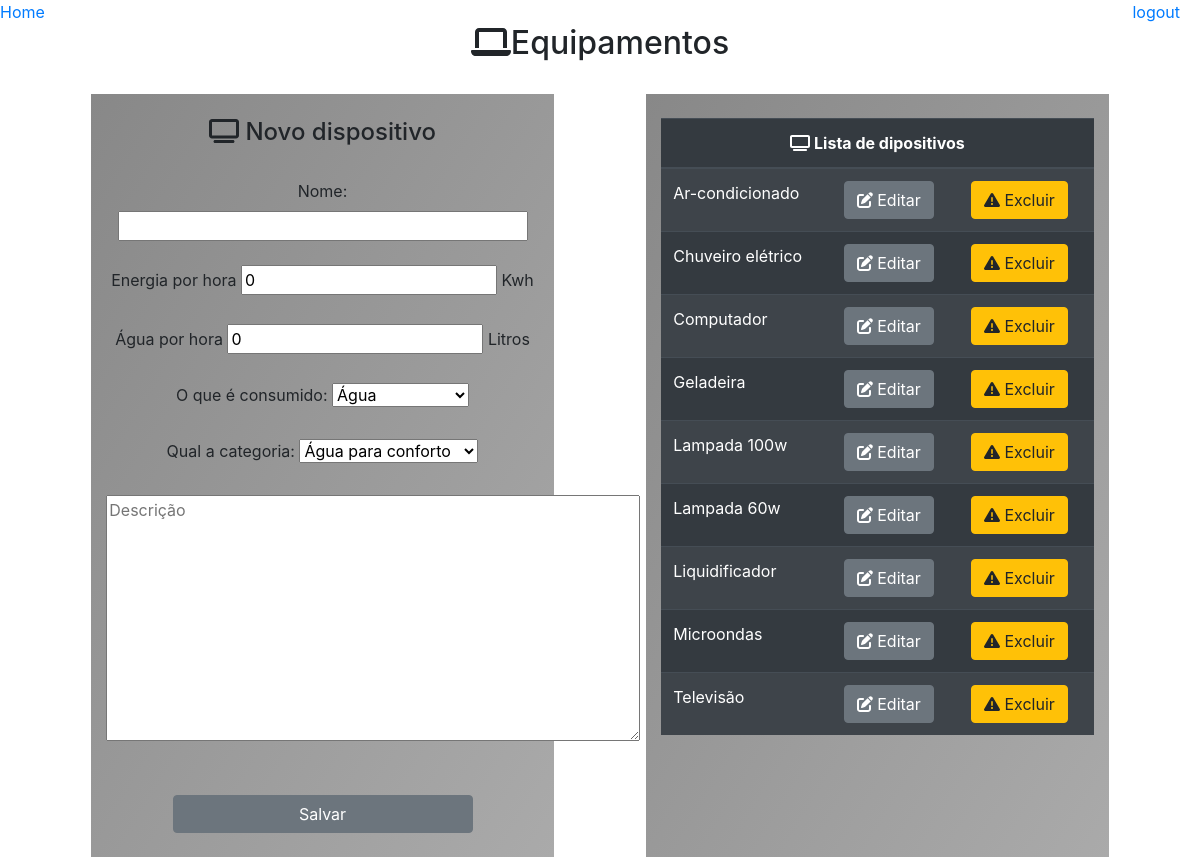
Page /equipamentos/ on the earlier database version.
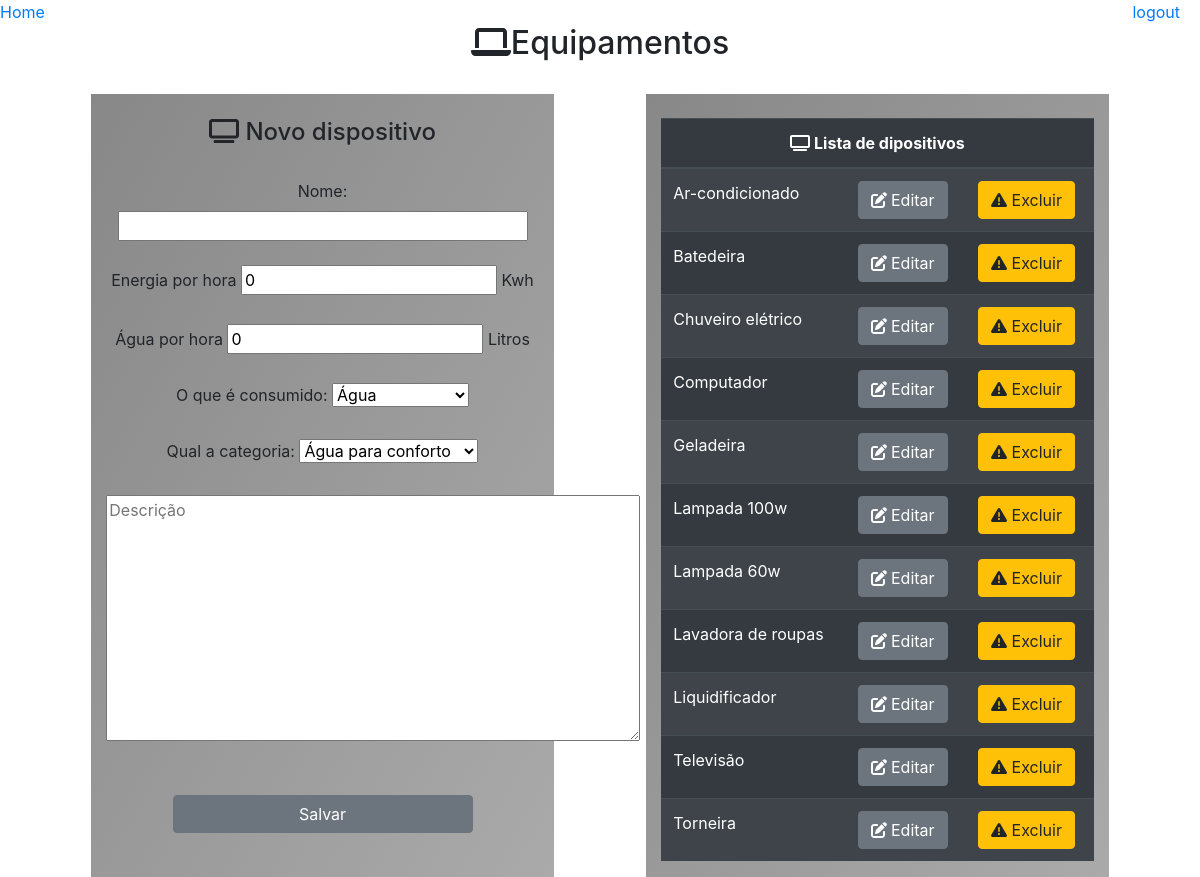
Same page on the later database version.
### core/models.py (models this page shows)
class Equipamento(models.Model):
    tipo_consumo = models.ForeignKey(TipoConsumo,on_delete=models.CASCADE)
    tipo_equipamento = models.ForeignKey(TipoEquipamento,on_delete=models.CASCADE)
    nome = models.CharField(max_length=50)
    descricao = models.CharField(max_length=500, null=True)
    consumo_agua = models.FloatField()
    consumo_energia = models.FloatField()
    class Meta:
        db_table = 'equipamento'

### core/pages/gerador_testes/views.py (the view)
# urls.py: path('equipamentos/', gt.Equipamentos),
def Equipamentos(request):
    equipamentos = Equipamento.objects.all().order_by('nome')
    consumos = TipoConsumo.objects.all()
    tipoEquipamentos = TipoEquipamento.objects.all()
    id = request.GET.get('id')
    equipamento = None
    if id:
        equipamento = Equipamento.objects.get(id=id)
    dados = {
        'titulo':'Cadastro de equipamentos',
        'equipamentos': equipamentos,
        'equipamento': equipamento,
        'consumos': consumos,
        'tipoEquipamentos': tipoEquipamentos
    }
    return render(request, 'gerador_testes/equipamento.html', dados)

### templates/gerador_testes/equipamento.html (shortened to what this page needs)
{% extends "model-page.html" %}
{% block content %}
<div align='center' class="container">
    <h2><i class="fas fa-laptop"></i>Equipamentos</h2><br>
    <div class="container">
        <div class="row">
            <div class="container col col-12 col-sm-12 col-md-5 col-lg-5 col-xs-5 box-gray">
            <br>
            <h4><i class="fas fa-tv"></i> Novo dispositivo</h4><br>
            <form action="submit" method="POST"> {% csrf_token %}
                {% if equipamento is None %}
                    <label >Nome: </label>
                    <input type="text" name="nome" maxlength="50" size="35" /><br><br>
                    <label>Energia por hora</label>
                    <input type="number" name="energia" min="0" step="5" value="0"/> Kwh<br><br>
                    <label>Água por hora</label>
                    <input type="number" name="agua" min="0" step="5" value="0"/> Litros<br><br>
                    <label>O que é consumido: </label>
                    <select name="consumo" value='1'>
                        {% for item in consumos %}
                            <option value={{ item.id }}> {{ item.nome }} </option>
                        {% endfor %}
                    </select><br><br>
                    <label>Qual a categoria: </label>
                    <select name='tipoEquipamento' value='1'>
                        {% for item in tipoEquipamentos %}
                            <option value= {{ item.id }}> {{ item.nome }} </option>
                        {% endfor %}
                    </select><br><br>
                    <textarea name="descricao" rows="10" cols="50" maxlength="500" placeholder="Descrição"></textarea>
                {% endif %}
                <br><br><br>
                <button class="btn btn-secondary" style="width: 300px;" type="submit">Salvar</button>
                <br><br>
            </form>
            </div>
            {% if equipamentos %}
            <div class="container col col-12 col-sm-12 col-md-5 col-lg-5 col-xs-5 box-gray">
                <table class="table table-striped table-dark">
                    <br>
                    <thead>
                        <tr align="center">
                            <th colspan="3">
                                <i class="fas fa-tv"></i> Lista de dipositivos
                            </th>
                        </tr>
                    </thead>
                    {% for item in equipamentos %}
                        <tr>
                            <td>
                                {{item.nome}}
                            </td>
                            <td>
                                <a class="btn btn-secondary" href="?id={{item.id}}">
                                    <i class="fas fa-edit"></i> Editar
                                </a>
                            </td>
                            <td>
                                <a class="btn btn-warning" href="excluir/{{item.id}}/">
                                    <i class="fas fa-exclamation-triangle"></i> Excluir
                                </a>
                            </td>
                        </tr>
                    {% endfor %}
                </table>
                </div>
            </div>
            {% endif %}
        </div>
    </div>
{% endblock %}

### templates/model-page.html (shortened to what this page needs)
<!DOCTYPE html>
<html lang="en">
    <head>
        {% include 'model-header.html' %}
    </head>
    <body>
        {% load static %}
        {% block content %} {% endblock %}
    </body>
</html>

### templates/model-header.html (shortened to what this page needs)
<head>
    {% load static %}
    <link type="text/css" href="{% static 'css/all.css' %}" rel="stylesheet"/>
    <link rel="stylesheet" href="https://stackpath.bootstrapcdn.com/bootstrap/4.5.2/css/bootstrap.min.css">
    <link type="text/css" href="{% static 'css/style.css' %}" rel="stylesheet"/>
    {% if request.get_full_path != '/home/' %}
        <a href="/home/">Home</a>
    {% endif %}
    {% if titulo != 'Login' %}
        <a style="position: fixed; right: 20px;" href="/logout">logout</a>
    {% endif %}
</head>

### static/css/all.css (style rules this page uses)
.fa-laptop:before { content: "\f109"; }
.fa-tv:before { content: "\f26c"; }

### static/css/style.css (style rules this page uses)
.box-gray { background-image: linear-gradient(to bottom right, #888888, #AAAAAA ); }

Differences in the rows shown:
removed Equipamento: nome "Microondas"
added Equipamento: nome "Batedeira"
added Equipamento: nome "Lavadora de roupas"
added Equipamento: nome "Torneira"
